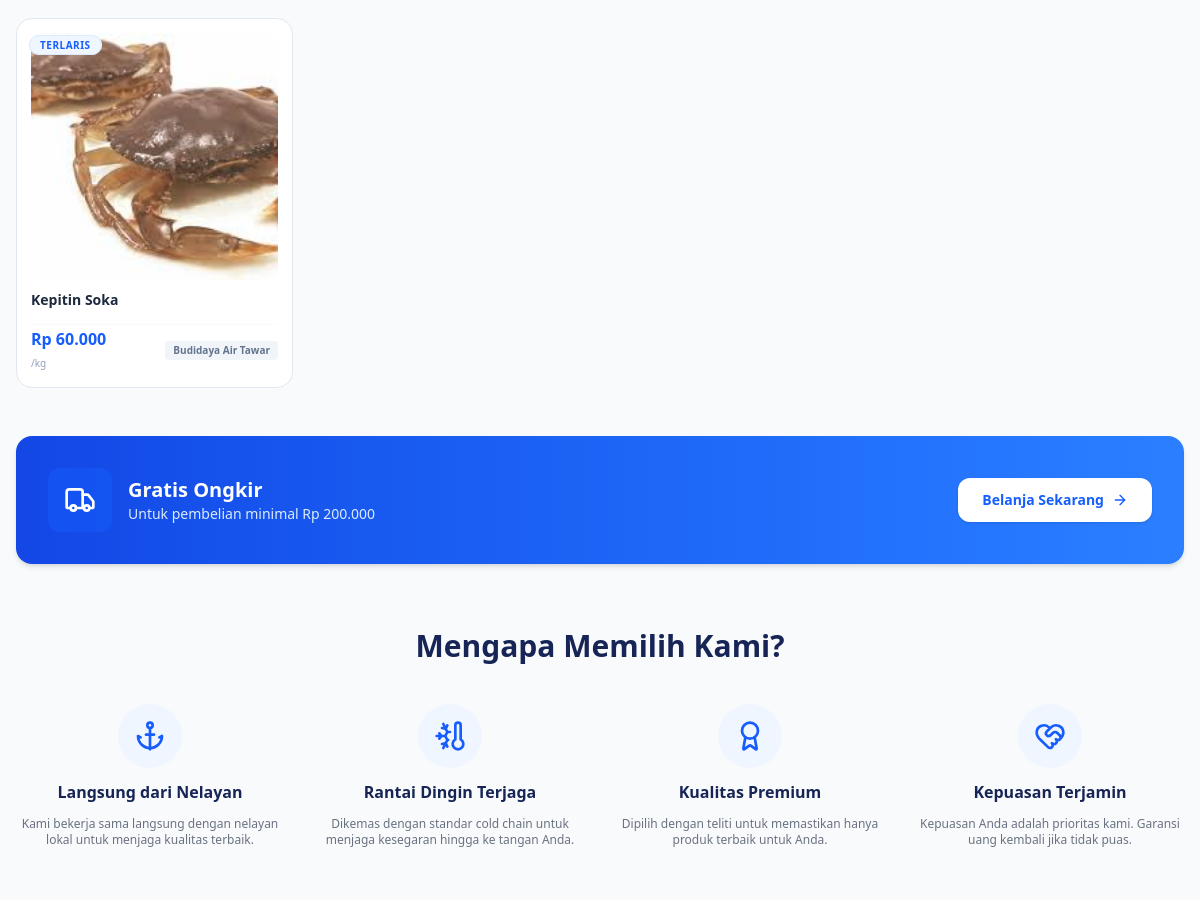
Before: / (middle part) with the older database file.
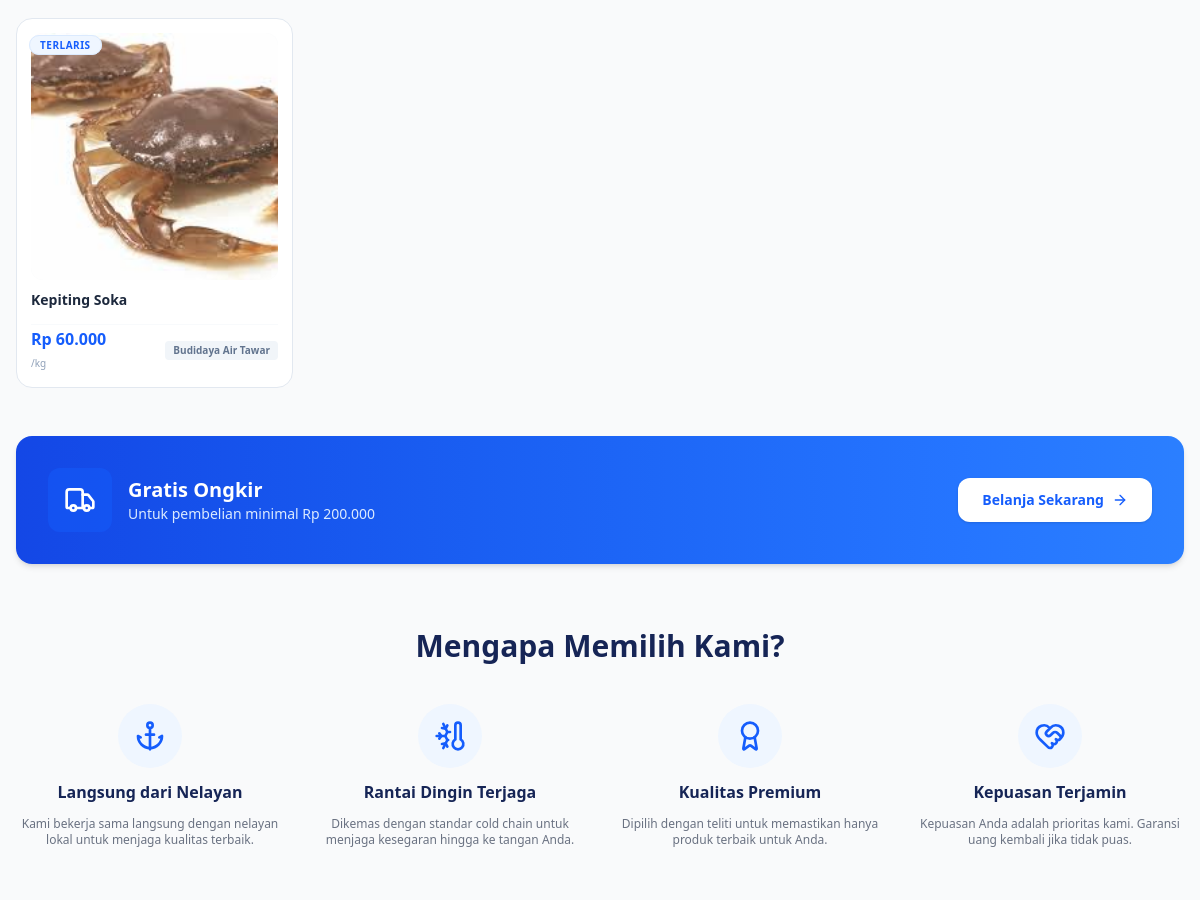
After: the same page with the newer database file.
### tables this page shows
CREATE TABLE `products` (
  `id` int(11) NOT NULL,
  `user_id` int(11) NOT NULL,
  `nama_produk` varchar(150) NOT NULL,
  `slug` varchar(150) DEFAULT NULL,
  `kategori` varchar(50) DEFAULT NULL,
  `deskripsi` text DEFAULT NULL,
  `harga` decimal(12,2) NOT NULL,
  `stok` int(11) DEFAULT 0,
  `berat` decimal(8,2) DEFAULT NULL,
  `satuan` varchar(20) DEFAULT NULL,
  `asal_produk` varchar(100) DEFAULT NULL,
  `badge` varchar(50) DEFAULT NULL,
  `status` enum('aktif','nonaktif') DEFAULT 'aktif',
  `created_at` timestamp NOT NULL DEFAULT current_timestamp(),
  `updated_at` timestamp NULL DEFAULT NULL
);

### index.php (the view, shortened to what the changed rows need)
<?php
  include 'config/koneksi.php';
?>
<!DOCTYPE html>
<html lang="id">
  <head>
    <script src="https://cdn.jsdelivr.net/npm/@tailwindcss/browser@4"></script>
    <link rel="stylesheet" href="assets/css/style.css">
  </head>
  <body class="bg-gray-50 text-gray-800 font-sans">
<section class="max-w-7xl mx-auto px-4 my-12">
  <div class="grid grid-cols-1 sm:grid-cols-2 md:grid-cols-3 lg:grid-cols-4 xl:grid-cols-5 gap-5">
    <?php
    $query_terlaris = "SELECT p.*,
                      (SELECT pi.nama_file FROM product_images pi WHERE pi.product_id = p.id LIMIT 1) as gambar_utama
                      FROM products p
                      WHERE p.status = 'aktif'
                      ORDER BY (p.badge = 'TERLARIS') DESC, p.id DESC
                      LIMIT 5";
    $result_terlaris = mysqli_query($conn, $query_terlaris);
    if (mysqli_num_rows($result_terlaris) > 0) {
        while ($row = mysqli_fetch_assoc($result_terlaris)) {
            $badge_text = !empty($row['badge']) ? htmlspecialchars($row['badge']) : 'SEGAR';
            $badge_class = ($badge_text === 'TERLARIS')
                ? 'bg-blue-50 text-blue-600 border-blue-100'
                : (($badge_text === 'PROMO') ? 'bg-red-50 text-red-600 border-red-100' : 'bg-green-50 text-green-600 border-green-100');
            $icon_kategori = 'fish';
            if (isset($row['kategori'])) {
                $kat = strtolower($row['kategori']);
                if (str_contains($kat, 'udang')) $icon_kategori = 'shrimp';
                if (str_contains($kat, 'kepiting')) $icon_kategori = 'crab';
            }
    ?>
            <a href="pages/product-details.php?produk=<?= $row['slug']; ?>" class="w-full bg-white border border-slate-200 rounded-2xl p-3.5 hover:shadow-sm hover:-translate-y-[2px] transition-all duration-200 relative flex flex-col group">
              <div class="absolute top-3 left-3 z-10">
                <span class="<?= $badge_class; ?> text-[10px] font-bold px-2.5 py-0.5 rounded-full uppercase tracking-wider border">
                  <?= $badge_text; ?>
                </span>
              </div>
              <div class="w-full aspect-square flex items-center justify-center overflow-hidden rounded-xl mb-2.5 bg-slate-50 relative">
                <?php if (!empty($row['gambar_utama']) && file_exists("assets/img/product-image/" . $row['gambar_utama'])): ?>
                    <img src="assets/img/product-image/<?= $row['gambar_utama']; ?>" alt="<?= htmlspecialchars($row['nama_produk']); ?>" class="w-full h-full object-cover">
                <?php else: ?>
                    <div class="w-full h-full flex items-center justify-center text-blue-500/70 p-1">
                        <i data-lucide="<?= $icon_kategori; ?>" class="w-14 h-14"></i>
                    </div>
                <?php endif; ?>
              </div>
              <div class="space-y-0.5 mb-2.5 flex-1 flex flex-col">
                <h4 class="font-bold text-slate-800 text-sm leading-snug line-clamp-2" title="<?= htmlspecialchars($row['nama_produk']); ?>">
                    <?= htmlspecialchars($row['nama_produk']); ?>
                </h4>
              </div>
              <div class="flex items-center justify-between pt-1 border-t border-slate-50 mt-1">
                <div>
                  <span class="text-blue-600 font-extrabold text-sm md:text-base block leading-tight">
                      Rp <?= number_format($row['harga'], 0, ',', '.'); ?>
                  </span>
                  <span class="text-[10px] text-slate-400">/<?= htmlspecialchars($row['satuan'] ?? 'kg'); ?></span>
                </div>
                <div class="text-right max-w-[50%]">
                  <span class="text-[10px] font-semibold text-slate-500 bg-slate-100 px-2 py-0.5 rounded truncate block" title="<?= htmlspecialchars($row['asal_produk'] ?? 'Lokal'); ?>">
                    <?= !empty($row['asal_produk']) ? htmlspecialchars($row['asal_produk']) : 'Lokal'; ?>
                  </span>
                </div>
              </div>
            </a> <?php
        }
    }
    ?>
  </div>
</section>
    <section class="max-w-7xl mx-auto px-4 my-16 text-center">
      <h2 class="text-3xl font-bold text-blue-950 mb-10">
        Mengapa Memilih Kami?
      </h2>
    </section>
  </body>
</html>

Changed rows visible on the page:
changed products "TERLARIS": nama_produk "Kepitin Soka" → "Kepiting Soka"
